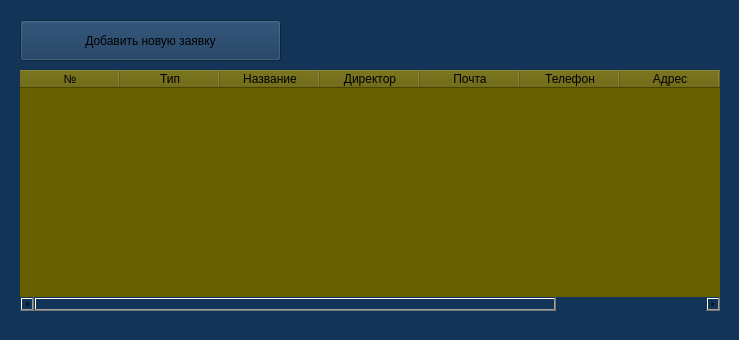
<?xml version="1.0" encoding="UTF-8"?>
<ui version="4.0">
 <class>Zayavki</class>
 <widget class="QMainWindow" name="Zayavki">
  <property name="geometry">
   <rect>
    <x>0</x>
    <y>0</y>
    <width>739</width>
    <height>340</height>
   </rect>
  </property>
  <property name="windowTitle">
   <string>Заявки</string>
  </property>
  <property name="windowIcon">
   <iconset>
    <normaloff>images/Мастер пол.ico</normaloff>images/Мастер пол.ico</iconset>
  </property>
  <property name="styleSheet">
   <string notr="true">background-color: #123456;</string>
  </property>
  <widget class="QWidget" name="centralwidget">
   <widget class="QTableWidget" name="tableZayavki">
    <property name="geometry">
     <rect>
      <x>20</x>
      <y>70</y>
      <width>700</width>
      <height>241</height>
     </rect>
    </property>
    <property name="acceptDrops">
     <bool>false</bool>
    </property>
    <property name="styleSheet">
     <string notr="true">border: 0px;
max-width: 700px;
background-color:#666000;
border-radius: 15px;</string>
    </property>
    <property name="dragEnabled">
     <bool>false</bool>
    </property>
    <property name="alternatingRowColors">
     <bool>false</bool>
    </property>
    <property name="sortingEnabled">
     <bool>false</bool>
    </property>
    <attribute name="horizontalHeaderCascadingSectionResizes">
     <bool>false</bool>
    </attribute>
    <attribute name="verticalHeaderShowSortIndicator" stdset="0">
     <bool>false</bool>
    </attribute>
    <column>
     <property name="text">
      <string>№</string>
     </property>
    </column>
    <column>
     <property name="text">
      <string>Тип</string>
     </property>
    </column>
    <column>
     <property name="text">
      <string>Название</string>
     </property>
    </column>
    <column>
     <property name="text">
      <string>Директор</string>
     </property>
    </column>
    <column>
     <property name="text">
      <string>Почта</string>
     </property>
    </column>
    <column>
     <property name="text">
      <string>Телефон</string>
     </property>
    </column>
    <column>
     <property name="text">
      <string>Адрес</string>
     </property>
    </column>
    <column>
     <property name="text">
      <string>ИНН</string>
     </property>
    </column>
    <column>
     <property name="text">
      <string>Рейтинг</string>
     </property>
    </column>
   </widget>
   <widget class="QPushButton" name="dobnewzayavka">
    <property name="geometry">
     <rect>
      <x>20</x>
      <y>20</y>
      <width>261</width>
      <height>41</height>
     </rect>
    </property>
    <property name="cursor">
     <cursorShape>PointingHandCursor</cursorShape>
    </property>
    <property name="toolTip">
     <string/>
    </property>
    <property name="styleSheet">
     <string notr="true">QPushButton {
background-color:#666000;

border: 6px;
color:black;
font: 87 10pt \&quot;Segoe UI Black\&quot;;\n\;
}
QPushButton:hover {
background-color:rgb(91, 91, 91);
}
QPushButton:pressed {
background-color: rgb(61, 61, 61);
}

</string>
    </property>
    <property name="text">
     <string>Добавить новую заявку</string>
    </property>
   </widget>
  </widget>
  <widget class="QStatusBar" name="statusbar"/>
 </widget>
 <resources/>
 <connections/>
</ui>
